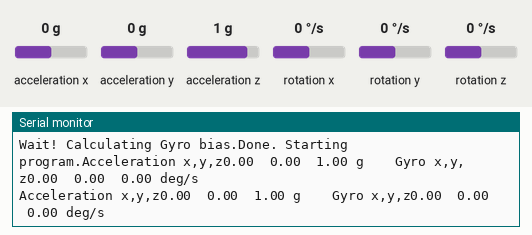
Recording of a sketch running on a simulated Arduino Uno WiFi Rev2. On the bench: the last lines printed to the serial monitor. Inputs (shaded band) come from the test bench; at power-on: acceleration x 0 g, acceleration y 0 g, acceleration z 1 g, rotation x 0 °/s, rotation y 0 °/s, rotation z 0 °/s.

Above: at 1.3 s.
1.4 s: acceleration x set to -1.4 g
At 2.7 s:
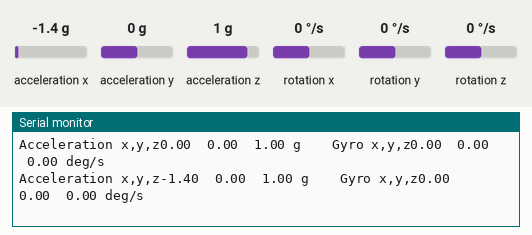
2.9 s: acceleration y set to -1.4 g
At 3.9 s:
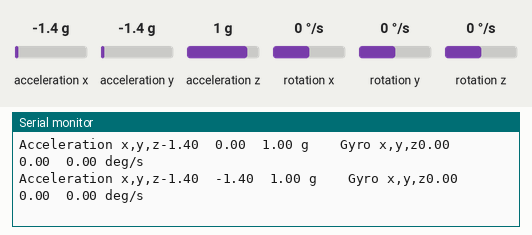
4.4 s: acceleration z set to -1.4 g
At 5.7 s:
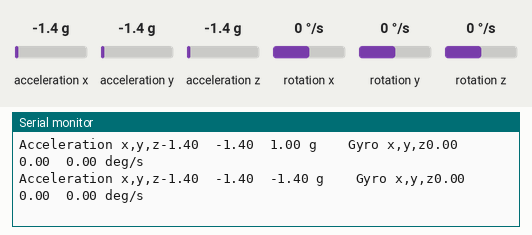
5.9 s: rotation x set to -192 °/s
At 6.5 s:
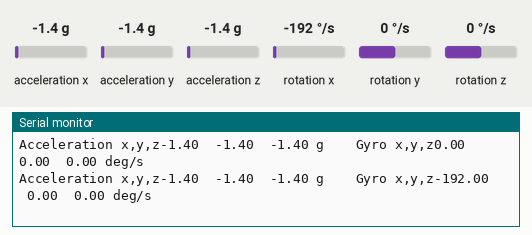
7.4 s: rotation y set to -192 °/s
At 9.0 s:
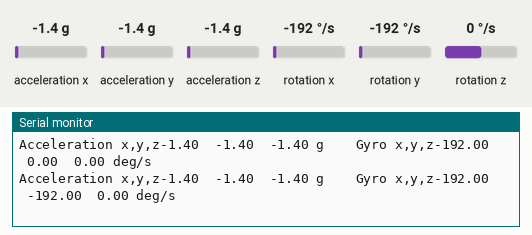

The sketch:

IMU.ino
```cpp
// (licence header left out)
// Need this library installed to access the UNO Wifi Rev2 board's IMU
// For more details, look here: https://www.arduino.cc/reference/en/libraries/arduino_lsm6ds3/
#include <Arduino_LSM6DS3.h>

// Variables to store angular rates from the gyro [degrees/s]
float omega_x, omega_y, omega_z;

// Variables to store accelerations [g's]
float a_x, a_y, a_z;

// Variables to store sample rates from sensor [Hz]
float a_f, g_f;

float ox_bias, oy_bias, oz_bias;

void setup()
{
    // Open the serial port at 115200 bps
    Serial.begin(115200);

    // Wait for serial connection before starting
    while (!Serial)
    {
        delay(10);
    }

    Serial.println();

    // Check that the board is initialized
    if (!IMU.begin())
    {
        // Print an error message if the IMU is not ready
        Serial.print("Failed to initialize IMU :(");
        Serial.print("\n");
        while (1)
        {
            delay(10);
        }
    }

    // Read the sample rate of the accelerometer and gyroscope
    a_f = IMU.accelerationSampleRate();
    g_f = IMU.gyroscopeSampleRate();

    // Print these values to the serial window
    Serial.print("Accelerometer sample rate: ");
    Serial.println(a_f);
    Serial.print("Gyroscope sample rate: ");
    Serial.println(g_f);

    Serial.print("Wait! Calculating Gyro bias.");
    calculate_gyro_bias();
    Serial.print("Done. Starting program.");
}

void loop()
{
    // Timing in the loop is controlled by the IMU reporting when
    // it is ready for another measurement.
    // The accelerometer and gyroscope output at the same rate and
    // will give us their measurements at a steady frequency.

    // Read from the accelerometer
    if (IMU.accelerationAvailable())
    {
        IMU.readAcceleration(a_x, a_y, a_z);
        Serial.print("Acceleration x,y,z");
        /// Print the accelerometer measurements to the Serial Monitor
        Serial.print(a_x);
        Serial.print("\t");
        Serial.print(a_y);
        Serial.print("\t");
        Serial.print(a_z);
        Serial.print(" g\t\t");
    }

    // Read from the gyroscope
    if (IMU.gyroscopeAvailable())
    {
        IMU.readGyroscope(omega_x, omega_y, omega_z);
        Serial.print("Gyro x,y,z");
        omega_x -= ox_bias;
        omega_y -= oy_bias;
        omega_z -= oz_bias;

        // Print the gyroscope measurements to the Serial Monitor
        Serial.print(omega_x);
        Serial.print("\t");
        Serial.print(omega_y);
        Serial.print("\t");
        Serial.print(omega_z);
        Serial.print(" deg/s\n");

    }

    delay(1000);
}

void calculate_gyro_bias(){
    float omega_x_[10];
    float omega_y_[10];
    float omega_z_[10];

    for(int reading=0;reading<10;reading++){
        if (IMU.gyroscopeAvailable())
        {
            IMU.readGyroscope(omega_x, omega_y, omega_z);
            omega_x_[reading] = omega_x;
            omega_y_[reading] = omega_y;
            omega_z_[reading] = omega_z;
        }
        delay(10);
    }

    ox_bias = sum_arr(omega_x_) / 10;
    oy_bias = sum_arr(omega_y_) / 10;
    oz_bias = sum_arr(omega_z_) / 10;
}

float sum_arr(float *arr){
    float sum = 0;
    for(int i=0;i<sizeof(arr);i++)
    {
        sum += arr[i];
    }

    return sum;
}
```

Measured:
- after the input at 1.4 s, the serial monitor: prints a new line after 0.72 s (image 1)
- after the input at 2.9 s, the serial monitor: prints a new line after 0.23 s (image 2)
- after the input at 4.4 s, the serial monitor: prints a new line after 0.73 s (image 3)
- after the input at 5.9 s, the serial monitor: prints a new line after 0.24 s (image 4)
- after the input at 7.4 s, the serial monitor: prints a new line after 0.74 s (image 5)
